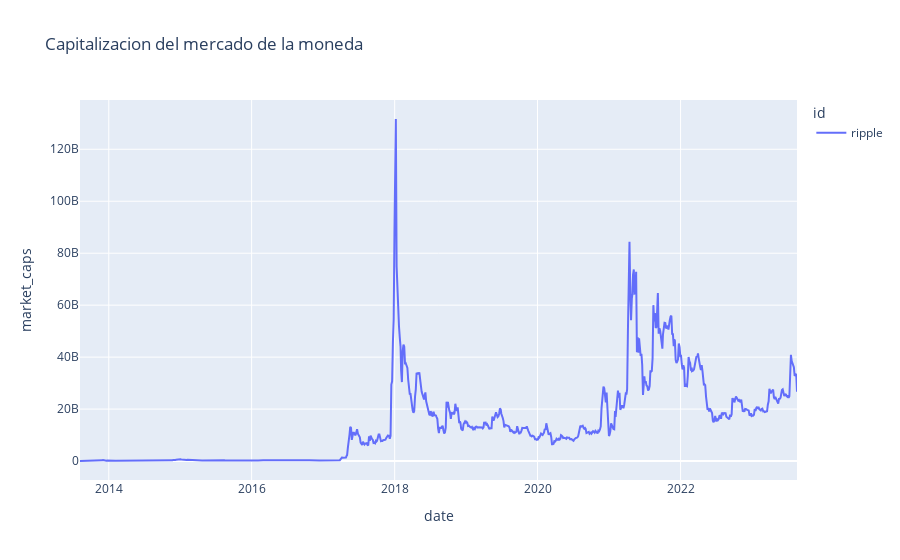

Notebook source saved alongside this figure:
### Markdown cell above
Este comportamiento nos muestra que tanto cambia el precio de la moneda

### Code cell
fig = px.line(ripple_df, x="date", y="market_caps", color="id",
              title="Capitalizacion del mercado de la moneda")

fig.show()

### Figure 1 — Plotly figure (JSON) as saved in the notebook; plotly's stock layout.template omitted (floating-point values rounded to 4 significant figures; data arrays with more than 128 entries replaced by an {"elided": "..."} marker saying what was removed)
{"data": [{"hovertemplate": "id=ripple<br>date=%{x}<br>market_caps=%{y}<extra></extra>", "legendgroup": "ripple", "line": {"color": "#636efa", "dash": "solid"}, "marker": {"symbol": "circle"}, "mode": "lines", "name": "ripple", "orientation": "v", "showlegend": true, "type": "scatter", "x": {"elided": "955 str values"}, "xaxis": "x", "y": {"elided": "955 float values"}, "yaxis": "y"}], "layout": {"legend": {"title": {"text": "id"}, "tracegroupgap": 0}, "title": {"text": "Capitalizacion del mercado de la moneda"}, "xaxis": {"anchor": "y", "domain": [0, 1], "title": {"text": "date"}}, "yaxis": {"anchor": "x", "domain": [0, 1], "title": {"text": "market_caps"}}}}
